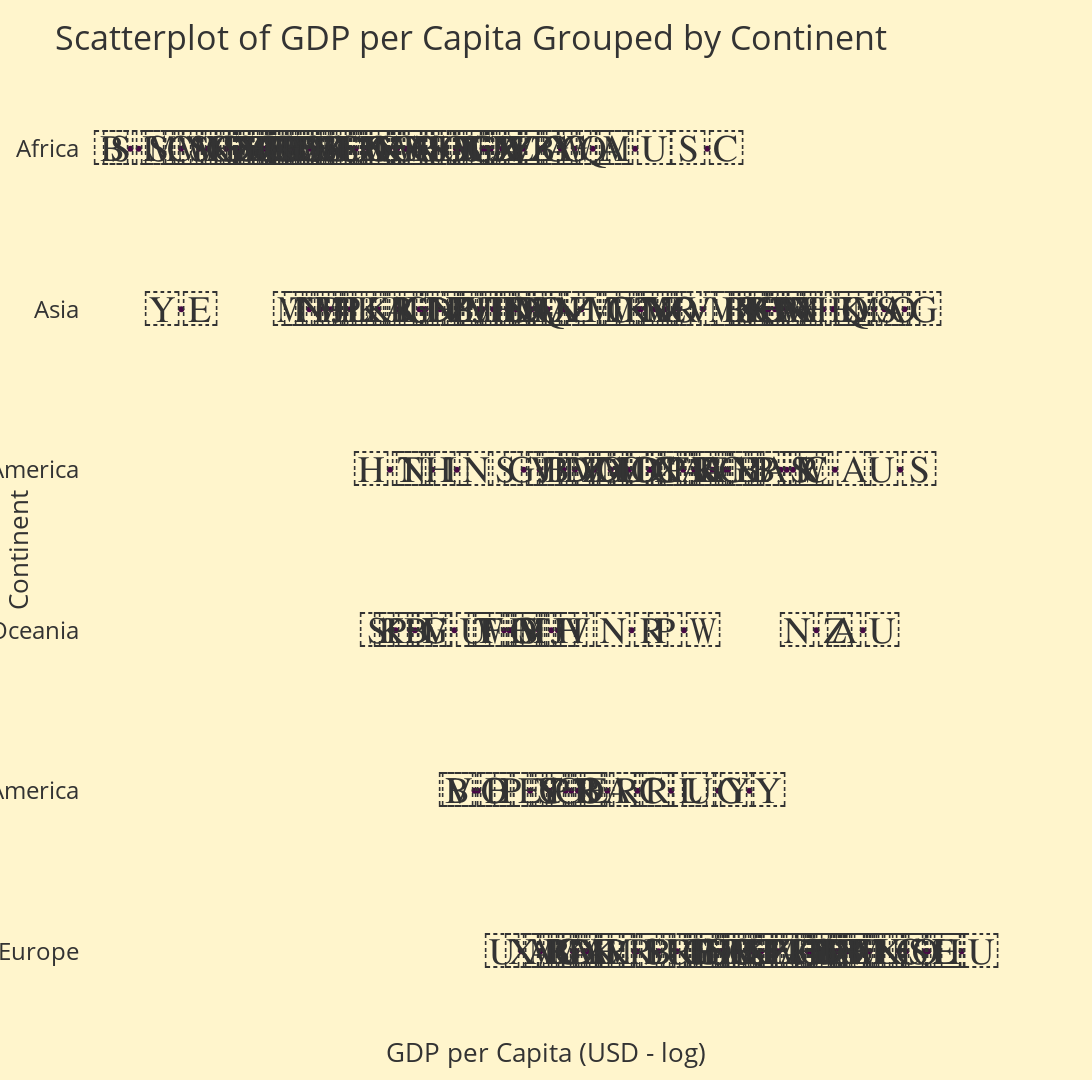

Notebook code for this chart:
### Code cell
import plotly.express as px

# Define the desired order for continents (reversed)
continent_order = ["Europe", "South America", "Oceania", "North America", "Asia", "Africa"]

# Create the scatterplot with continent as the y-axis
fig = px.scatter(
    d_gdp_per_capita_merged,
    x="gdp_per_capita",
    y="Continent",
    text="Flag",
    title="Scatterplot of GDP per Capita Grouped by Continent",
    template="base",
    category_orders={"Continent": continent_order}  # Specify the order for continents
)

# Customize marker size and text position for flags
fig.update_traces(
    textfont=dict(size=50),  # Larger font size for flags
    textposition="middle center",
    hoverinfo="text"  # Show only text (flag) on hover
)

# Update layout for better readability and YouTube aspect ratio
fig.update_layout(
    xaxis_title="GDP per Capita (USD - log)",
    yaxis_title="Continent",
    xaxis=dict(
        type="log",  # Logarithmic scale
        showticklabels=False,  # Remove tick marks
        ticks="",  # Remove ticks
        showgrid=False  # Remove grid lines
    ),
    yaxis=dict(
        categoryorder="array",  # Order categories by the specified list
        categoryarray=continent_order,  # Use the specified order
        showgrid=False  # Remove grid lines
    ),
    width=1920,  # Aspect ratio for YouTube
    height=1080,
    showlegend=False
)

# Show the plot
fig.show()

### Figure 1 — Plotly figure (JSON) as saved in the notebook; plotly's stock layout.template omitted (floating-point values rounded to 4 significant figures; data arrays with more than 128 entries replaced by an {"elided": "..."} marker saying what was removed)
{"data": [{"hoverinfo": "text", "hovertemplate": "gdp_per_capita=%{x}<br>Continent=%{y}<br>Flag=%{text}<extra></extra>", "legendgroup": "", "marker": {"color": "#470945", "symbol": "circle"}, "mode": "markers+text", "name": "", "orientation": "h", "showlegend": false, "text": {"elided": "191 str values"}, "textfont": {"size": 50}, "textposition": "middle center", "type": "scatter", "x": {"elided": "191 int values"}, "xaxis": "x", "y": {"elided": "191 str values"}, "yaxis": "y"}], "layout": {"height": 1080, "legend": {"tracegroupgap": 0}, "showlegend": false, "title": {"text": "Scatterplot of GDP per Capita Grouped by Continent"}, "width": 1920, "xaxis": {"anchor": "y", "domain": [0, 1], "showgrid": false, "showticklabels": false, "ticks": "", "title": {"text": "GDP per Capita (USD - log)"}, "type": "log"}, "yaxis": {"anchor": "x", "categoryarray": ["Europe", "South America", "Oceania", "North America", "Asia", "Africa"], "categoryorder": "array", "domain": [0, 1], "showgrid": false, "title": {"text": "Continent"}}}}
